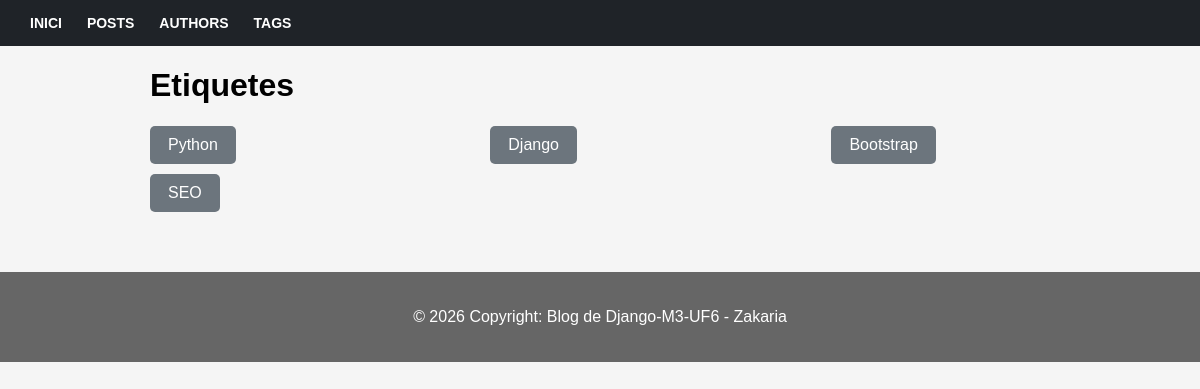
The app's page /tags, older data.
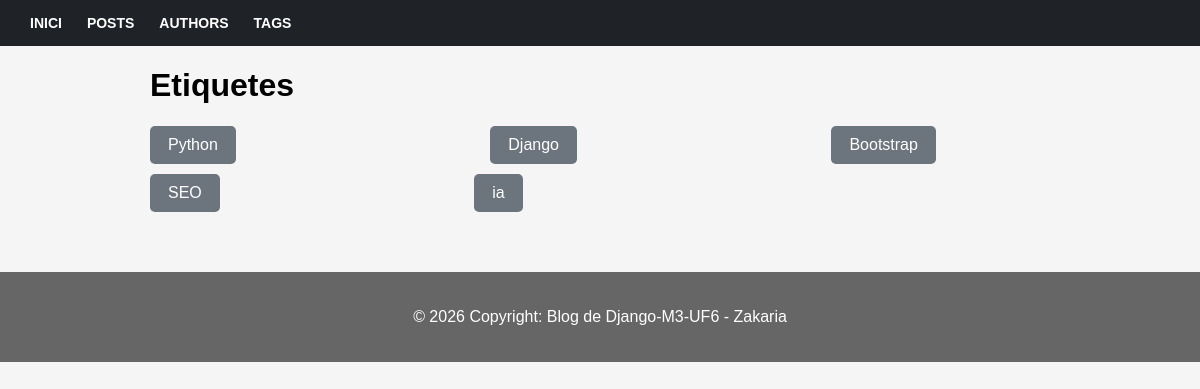
The same page, newer data.
### blog/models.py (models this page shows, shortened)
class Tag(models.Model):
    caption = models.CharField(max_length=20)

### blog/views.py (the view)
# urls.py: path("tags", views.tags),
def tags(request):
    tags = Tag.objects.all()
    return render(request, "blog/tag_list.html", {
        "tags": tags
    })

### blog/templates/blog/tag_list.html
{% extends "blog/base.html" %}
{% block content %}
<h1 class="zaka">Etiquetes</h1>
{% for tag in tags %}
    <a class="tag" href="/tags/{{ tag.id }}">
        {{ tag.caption }}
    </a>
{% endfor %}
{% endblock %}

Row changes from the older to the newer data that the page shows:
added Tag: caption "ia"
